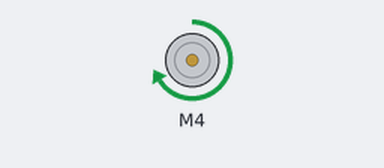
Simulated run of this sketch. Board: Arduino Uno, built with avr-gcc and run on an emulated ATmega328P. On the bench: DC motor (green arrow = forward, orange = backward, longer = faster). What the sketch prints to the serial monitor is not drawn.

Above: at 0.5 s.
At 1.5 s:
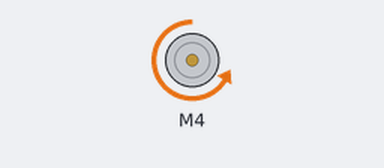
At 5.5 s:
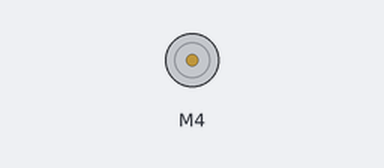
Timing chart, 0 to 6.9 s (numbered marks = the images above):
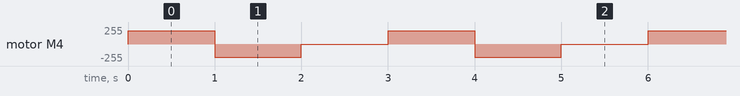

Measured:
- by itself, motor M4: repeats every 3.0 s: backward 200/255 1.0 s, stopped 1.0 s, forward 200/255 1.0 s

The sketch:

af_1.ino
```cpp
#include <AFMotor.h>
AF_DCMotor motor(4, MOTOR34_64KHZ); // Motoru tanımlıyoruz.

void setup() {
  Serial.begin(9600);
  Serial.println("Motor testi !");
  motor.setSpeed(200);   // Motor hızını ayarlıyoruz. (Maks 255)
}

void loop() {
  Serial.print("tik");

  motor.run(FORWARD);   // ileri yönde dön
  delay(1000);

  Serial.print("tok");
  motor.run(BACKWARD);  // ters yöne dön
  delay(1000);

  Serial.print("tak");
  motor.run(RELEASE);  // dur
  delay(1000);
  }
```
